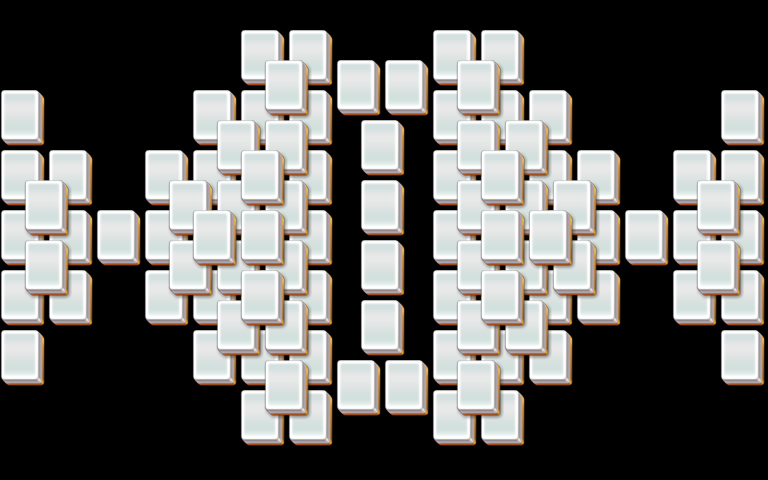

Rendered tile map (Tiled .tmx) drawn with the repository's tilesets; below, a short description and the map source with its tile grids summarised:
An orthogonal 32x16 tile map with 24x30 px tiles, 5 tile layers (layer1, layer2, layer3, layer4, ...).

<map version="1.0" orientation="orthogonal" width="32" height="16" tilewidth="24" tileheight="30">
 <properties>
  <property name="species" value="20" />
 </properties>
 <tileset firstgid="1" name="mahjong" tilewidth="48" tileheight="60">
  <image source="mahjong.png" />
 </tileset>
 <layer name="layer1" width="32" height="16">
  <data>[512 cells, 70 non-empty, 1 distinct tile ids]</data>
 </layer>
 <layer name="layer2" width="32" height="16">
  <data>[512 cells, 70 non-empty, 1 distinct tile ids]</data>
 </layer>
 <layer name="layer3" width="32" height="16">
  <data>[512 cells, 28 non-empty, 1 distinct tile ids]</data>
 </layer>
 <layer name="layer4" width="32" height="16">
  <data>[512 cells, 8 non-empty, 1 distinct tile ids]</data>
 </layer>
 <layer name="layer5" width="32" height="16">
  <data>[512 cells, 0 non-empty, 0 distinct tile ids]</data>
 </layer>
</map>
